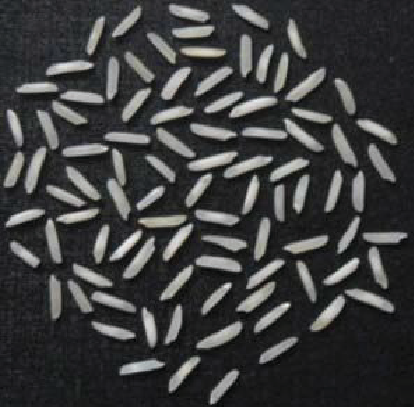
#> input picture Chapter 07/ch 07-09/rice.png, 414 x 408 px
$ jupyter execute notebook.ipynb
#> lines starting #> are read from the running program, lines starting #| are printed output that depends on the picture
[cell 1]
import cv2 as cv
import numpy as np
import matplotlib.pyplot as plt

img = cv.imread('rice.png', cv.IMREAD_GRAYSCALE)
#> img: shape (408, 414); min 0, max 255, mean 62.9

kernel = np.ones((5,5), np.uint8)

res1 = cv.erode(img, kernel)
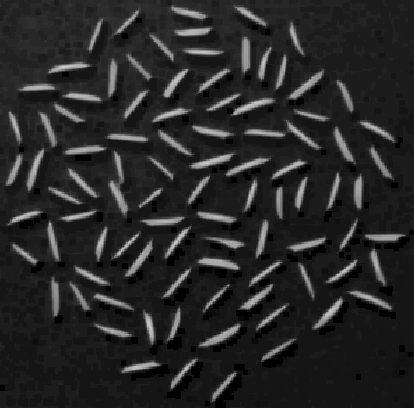
#> res1: shape (408, 414); min 0, max 212, mean 39.3
res2 = cv.dilate(img, kernel)
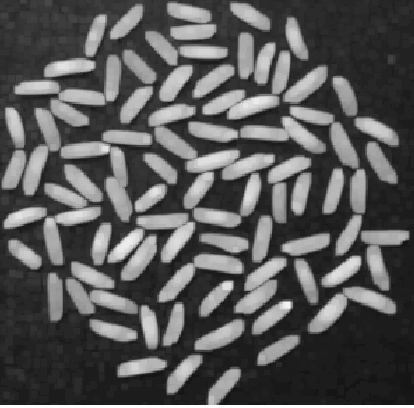
#> res2: shape (408, 414); min 21, max 255, mean 89
res3 = cv.morphologyEx(img, cv.MORPH_OPEN, kernel)
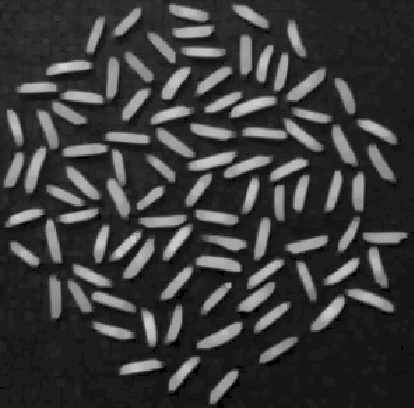
#> res3: shape (408, 414); min 0, max 212, mean 58.6

plt.subplot(2,2,1), plt.imshow(img, cmap='gray')
plt.xticks([]), plt.yticks([])

plt.subplot(2,2,2), plt.imshow(res1, cmap='gray')
plt.xticks([]), plt.yticks([])

plt.subplot(2,2,3), plt.imshow(res2, cmap='gray')
plt.xticks([]), plt.yticks([])

plt.subplot(2,2,4), plt.imshow(res3, cmap='gray')
plt.xticks([]), plt.yticks([])
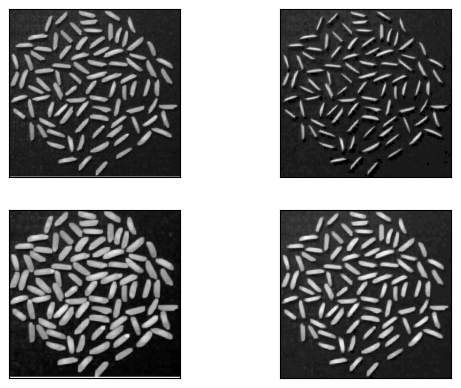
#> figure drawn by matplotlib, 4 panels
